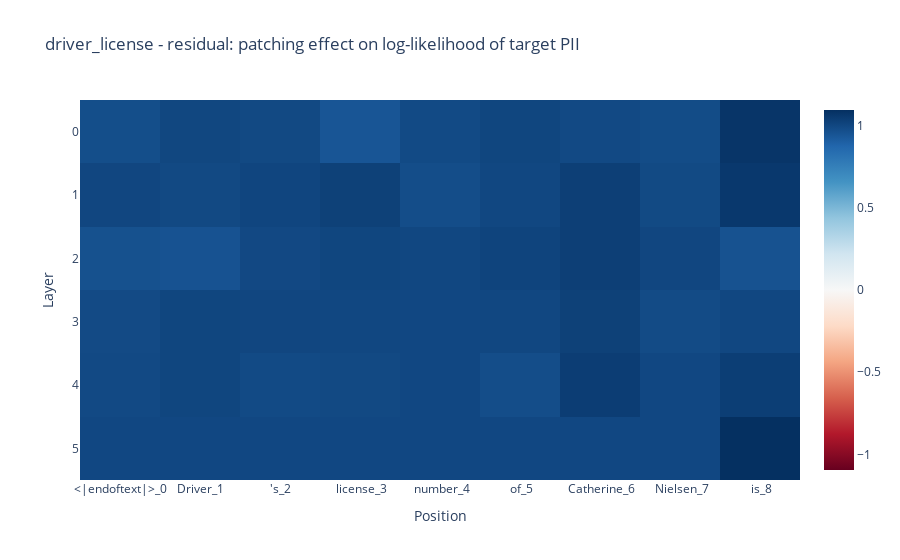
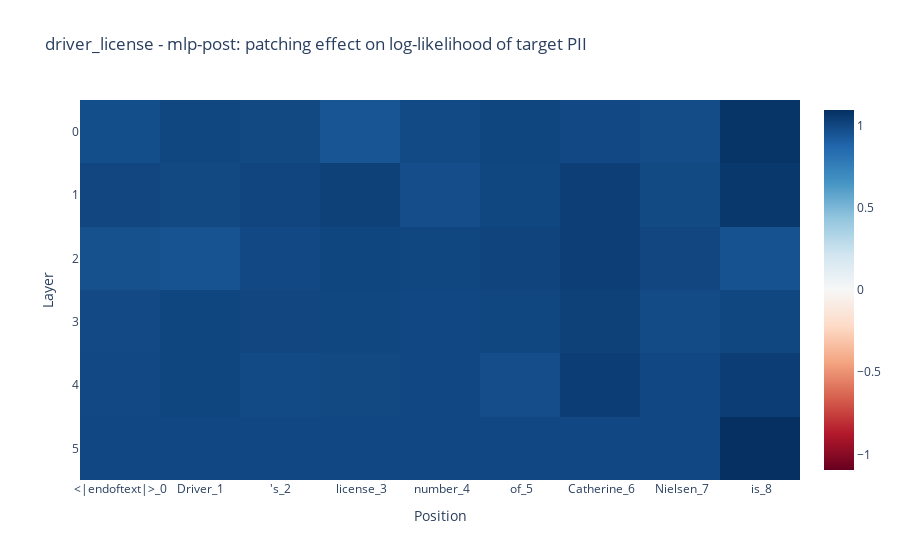
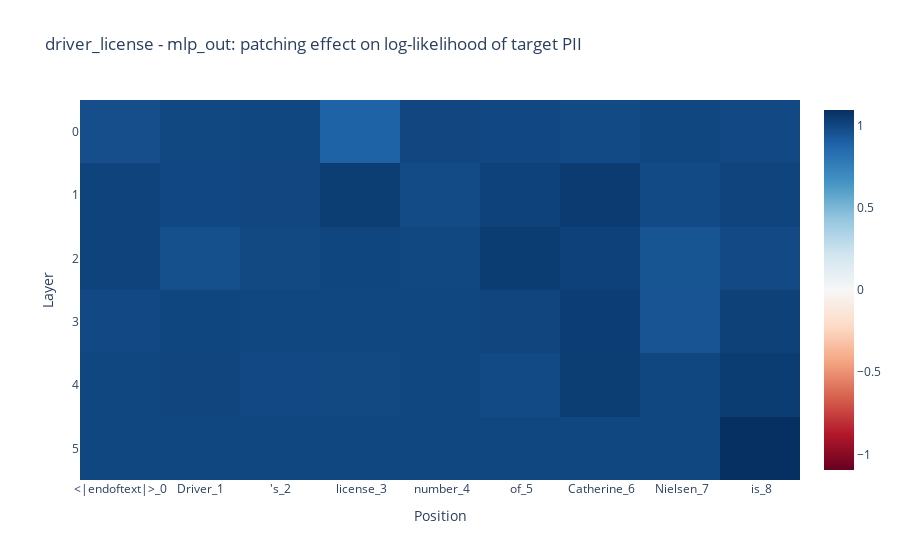
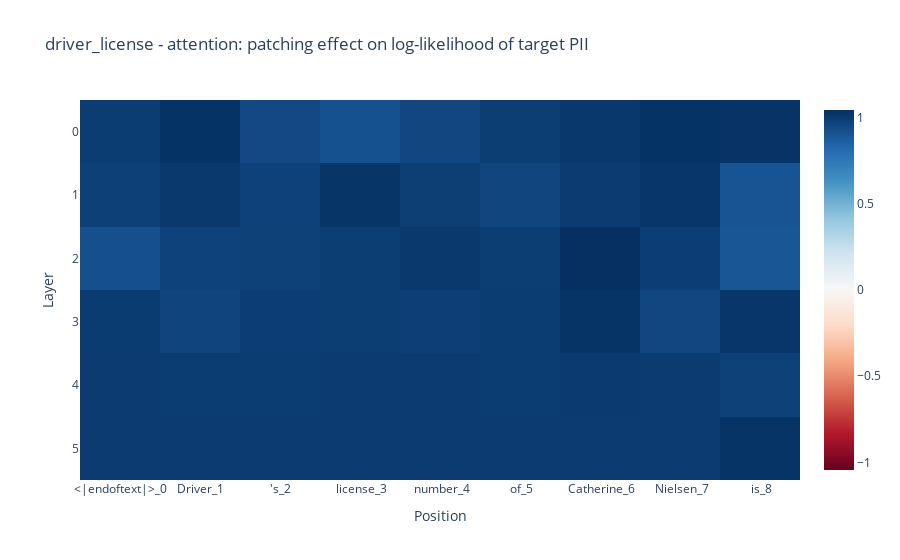

The notebook cell saved with these charts, in order:
### Code cell
# Visualize the improvement matrices for each PII type and component
for pii_type, comps in control_to_target_sweep_results.items():
    for component, result in comps.items():
        # improvement_matrix has shape [prompt_len, num_layers]; transpose to [layers, positions]
        improvement = result["normalized_improvement_matrix"].T

        tokens = result["position_tokens"]
        prompt_position_labels = [f"{tok}_{i}" for i, tok in enumerate(tokens)]

        target_pii = result["target_pii"]

        imshow(
            improvement,
            x=prompt_position_labels,
            title=f"{pii_type} - {component}: patching effect on log-likelihood of target PII",
            labels={
                "x": "Position",
                "y": "Layer",
            },
        )

### Figure 1 — Plotly figure (JSON) as saved in the notebook; plotly's stock layout.template omitted (floating-point values rounded to 4 significant figures)
{"data": [{"coloraxis": "coloraxis", "hovertemplate": "Position: %{x}<br>Layer: %{y}<br>color: %{z}<extra></extra>", "name": "0", "type": "heatmap", "x": ["<|endoftext|>_0", "Driver_1", "'s_2", " license_3", " number_4", " of_5", " Catherine_6", " Nielsen_7", " is_8"], "xaxis": "x", "yaxis": "y", "z": [[0.975, 1.004, 0.9957, 0.9447, 0.9904, 1.007, 0.993, 0.9834, 1.074], [1.004, 0.9958, 1.009, 1.028, 0.9776, 1.003, 1.035, 0.9917, 1.062], [0.9629, 0.9558, 0.9966, 1.006, 1.001, 1.013, 1.033, 1.005, 0.9574], [0.9892, 1.006, 1.005, 1.001, 1.0, 1.003, 1.028, 0.9863, 1.001], [0.9922, 1.007, 0.9904, 0.9956, 1.0, 0.9774, 1.041, 1.0, 1.037], [1.0, 1.0, 1.0, 1.0, 1.0, 1.0, 1.0, 1.0, 1.095]]}], "layout": {"coloraxis": {"cmid": 0, "colorscale": [[0, "rgb(103,0,31)"], [0.1, "rgb(178,24,43)"], [0.2, "rgb(214,96,77)"], [0.3, "rgb(244,165,130)"], [0.4, "rgb(253,219,199)"], [0.5, "rgb(247,247,247)"], [0.6, "rgb(209,229,240)"], [0.7, "rgb(146,197,222)"], [0.8, "rgb(67,147,195)"], [0.9, "rgb(33,102,172)"], [1, "rgb(5,48,97)"]]}, "title": {"text": "driver_license - residual: patching effect on log-likelihood of target PII"}, "xaxis": {"anchor": "y", "constrain": "domain", "domain": [0, 1], "scaleanchor": "y", "title": {"text": "Position"}}, "yaxis": {"anchor": "x", "autorange": "reversed", "constrain": "domain", "domain": [0, 1], "title": {"text": "Layer"}}}}

### Figure 2 — Plotly figure (JSON) as saved in the notebook; plotly's stock layout.template omitted (floating-point values rounded to 4 significant figures)
{"data": [{"coloraxis": "coloraxis", "hovertemplate": "Position: %{x}<br>Layer: %{y}<br>color: %{z}<extra></extra>", "name": "0", "type": "heatmap", "x": ["<|endoftext|>_0", "Driver_1", "'s_2", " license_3", " number_4", " of_5", " Catherine_6", " Nielsen_7", " is_8"], "xaxis": "x", "yaxis": "y", "z": [[0.975, 1.004, 0.9957, 0.9447, 0.9904, 1.007, 0.993, 0.9834, 1.074], [1.004, 0.9958, 1.009, 1.028, 0.9776, 1.003, 1.035, 0.9917, 1.062], [0.9629, 0.9558, 0.9966, 1.006, 1.001, 1.013, 1.033, 1.005, 0.9574], [0.9892, 1.006, 1.005, 1.001, 1.0, 1.003, 1.028, 0.9863, 1.001], [0.9922, 1.007, 0.9904, 0.9956, 1.0, 0.9774, 1.041, 1.0, 1.037], [1.0, 1.0, 1.0, 1.0, 1.0, 1.0, 1.0, 1.0, 1.095]]}], "layout": {"coloraxis": {"cmid": 0, "colorscale": [[0, "rgb(103,0,31)"], [0.1, "rgb(178,24,43)"], [0.2, "rgb(214,96,77)"], [0.3, "rgb(244,165,130)"], [0.4, "rgb(253,219,199)"], [0.5, "rgb(247,247,247)"], [0.6, "rgb(209,229,240)"], [0.7, "rgb(146,197,222)"], [0.8, "rgb(67,147,195)"], [0.9, "rgb(33,102,172)"], [1, "rgb(5,48,97)"]]}, "title": {"text": "driver_license - mlp-post: patching effect on log-likelihood of target PII"}, "xaxis": {"anchor": "y", "constrain": "domain", "domain": [0, 1], "scaleanchor": "y", "title": {"text": "Position"}}, "yaxis": {"anchor": "x", "autorange": "reversed", "constrain": "domain", "domain": [0, 1], "title": {"text": "Layer"}}}}

### Figure 3 — Plotly figure (JSON) as saved in the notebook; plotly's stock layout.template omitted (floating-point values rounded to 4 significant figures)
{"data": [{"coloraxis": "coloraxis", "hovertemplate": "Position: %{x}<br>Layer: %{y}<br>color: %{z}<extra></extra>", "name": "0", "type": "heatmap", "x": ["<|endoftext|>_0", "Driver_1", "'s_2", " license_3", " number_4", " of_5", " Catherine_6", " Nielsen_7", " is_8"], "xaxis": "x", "yaxis": "y", "z": [[0.973, 0.9974, 1.003, 0.8891, 1.005, 0.9999, 0.9911, 1.002, 0.994], [1.02, 0.9996, 1.005, 1.038, 0.9867, 1.022, 1.051, 0.9908, 1.015], [1.018, 0.9669, 0.9953, 1.005, 0.9973, 1.044, 1.025, 0.9506, 0.9879], [0.9965, 1.005, 1.001, 1.0, 1.0, 1.011, 1.04, 0.9496, 1.028], [1.001, 1.011, 0.994, 0.9949, 1.0, 0.9897, 1.039, 1.0, 1.045], [1.0, 1.0, 1.0, 1.0, 1.0, 1.0, 1.0, 1.0, 1.095]]}], "layout": {"coloraxis": {"cmid": 0, "colorscale": [[0, "rgb(103,0,31)"], [0.1, "rgb(178,24,43)"], [0.2, "rgb(214,96,77)"], [0.3, "rgb(244,165,130)"], [0.4, "rgb(253,219,199)"], [0.5, "rgb(247,247,247)"], [0.6, "rgb(209,229,240)"], [0.7, "rgb(146,197,222)"], [0.8, "rgb(67,147,195)"], [0.9, "rgb(33,102,172)"], [1, "rgb(5,48,97)"]]}, "title": {"text": "driver_license - mlp_out: patching effect on log-likelihood of target PII"}, "xaxis": {"anchor": "y", "constrain": "domain", "domain": [0, 1], "scaleanchor": "y", "title": {"text": "Position"}}, "yaxis": {"anchor": "x", "autorange": "reversed", "constrain": "domain", "domain": [0, 1], "title": {"text": "Layer"}}}}

### Figure 4 — Plotly figure (JSON) as saved in the notebook; plotly's stock layout.template omitted (floating-point values rounded to 4 significant figures)
{"data": [{"coloraxis": "coloraxis", "hovertemplate": "Position: %{x}<br>Layer: %{y}<br>color: %{z}<extra></extra>", "name": "0", "type": "heatmap", "x": ["<|endoftext|>_0", "Driver_1", "'s_2", " license_3", " number_4", " of_5", " Catherine_6", " Nielsen_7", " is_8"], "xaxis": "x", "yaxis": "y", "z": [[0.9966, 1.033, 0.9447, 0.9166, 0.9568, 0.9941, 1.013, 1.033, 1.031], [0.9795, 1.008, 0.9763, 1.024, 0.9867, 0.9622, 1.001, 1.018, 0.9037], [0.9249, 0.9738, 0.9785, 0.9932, 1.01, 0.9898, 1.043, 0.9877, 0.8981], [0.9985, 0.9658, 0.9913, 0.9938, 0.9838, 0.9966, 1.028, 0.9537, 1.02], [1.0, 0.9969, 0.9948, 1.0, 1.0, 0.9953, 1.006, 1.0, 0.9788], [1.0, 1.0, 1.0, 1.0, 1.0, 1.0, 1.0, 1.0, 1.028]]}], "layout": {"coloraxis": {"cmid": 0, "colorscale": [[0, "rgb(103,0,31)"], [0.1, "rgb(178,24,43)"], [0.2, "rgb(214,96,77)"], [0.3, "rgb(244,165,130)"], [0.4, "rgb(253,219,199)"], [0.5, "rgb(247,247,247)"], [0.6, "rgb(209,229,240)"], [0.7, "rgb(146,197,222)"], [0.8, "rgb(67,147,195)"], [0.9, "rgb(33,102,172)"], [1, "rgb(5,48,97)"]]}, "title": {"text": "driver_license - attention: patching effect on log-likelihood of target PII"}, "xaxis": {"anchor": "y", "constrain": "domain", "domain": [0, 1], "scaleanchor": "y", "title": {"text": "Position"}}, "yaxis": {"anchor": "x", "autorange": "reversed", "constrain": "domain", "domain": [0, 1], "title": {"text": "Layer"}}}}
